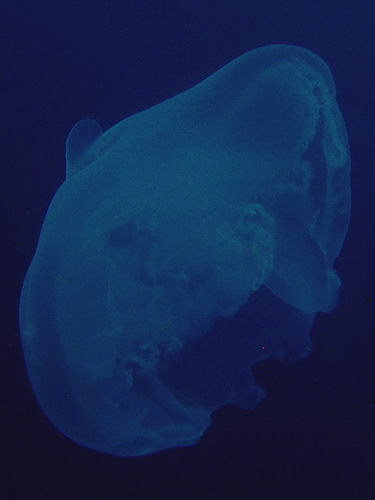
#> input picture Image_Segmentation/images/ILSVRC2012_val_00000063.JPEG, 375 x 500 px; its folder holds only this picture in this run
$ python segmentation.py
#> lines starting #> are read from the running program, lines starting #| are printed output that depends on the picture; after the words box and inside, x2 and y2 are one past the last pixel; in counts of white or black regions, pixels touching at a corner belong together
from skimage.segmentation import slic as skl
from skimage import io
import os
import numpy as np
from PIL import Image
import json
import scipy.io as sio
import copy
import csv
import shutil

IMAGE_PATH = './images'
#IMAGE_PATH = './images/ILSVRC2012_img_val'
INIT_CONTENT_SQL = 'USE AuthenticationDB;\n'

# import groundtruth.txt as array
ground_truth = open('./ILSVRC2012_validation_ground_truth.txt', 'r').read().split('\n')
#> (reads Image_Segmentation/ILSVRC2012_validation_ground_truth.txt from the repository)

# import syn... from meta.mat
meta_mat = sio.loadmat('./meta.mat')['synsets']
#> (reads Image_Segmentation/meta.mat from the repository)

# helper object for dynamic search for class labels in findParentClasses()
visited_nodes = dict()

# runction to find class labels
def findParentClasses(node, currentId):
    children = node['children'][0][0]
    nodeId = node['ILSVRC2012_ID'][0][0][0]
    if (nodeId in visited_nodes.keys()):
        return visited_nodes[nodeId]
    if (currentId in children):
        visited_nodes[nodeId] = True
        return True
    for child in children:
        if(findParentClasses(meta_mat[child-1], currentId) == True):
            return True
    visited_nodes[nodeId] = False
    return False

#for file in sorted(os.listdir(IMAGE_PATH)):
images_csv = open('./synonyms.csv')
#> (reads Image_Segmentation/synonyms.csv from the repository)
images_reader = csv.reader(images_csv, delimiter=',', quotechar='"')
images_list = []
images_dict = {}
for row in images_reader:
    images_list.append(row[0])
    # print(row[0])
    # print(row[1])
    images_dict[row[0]] = row[1].replace('"', '').replace(' ', '').split(',')

# for file in images_list[1:]:
for file in os.listdir(IMAGE_PATH):
    file = file.replace('.JPEG', '')
    print(file + ' starting')

    # loads image as np.ndarray, shape: height x width x 3
    img = io.imread(IMAGE_PATH + '/' + file + '.JPEG')
#> img is the input picture: shape (500, 375, 3); mean R, G, B 18.3, 37.3, 79
    img1 = None
    img2 = None

    print(len(img.shape))
#| 3

    if(len(img.shape)<3):
        img1 = np.array(img, copy=True)
        img2 = np.array(img, copy=True)

    # segments image, outputs 2d array - integer mask indicaing label
    segments = skl(img, n_segments=50, compactness=30, sigma=3)
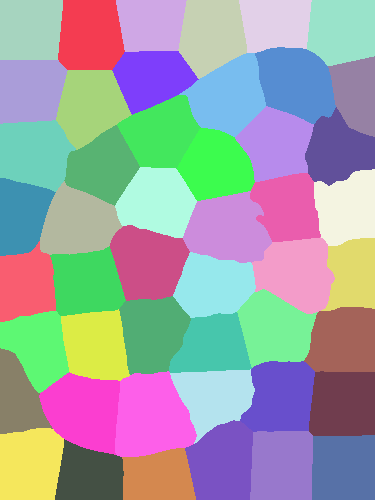
#> segments: shape (500, 375) int64; 48 distinct labels, from 1 to 48; one colour per label, 0 black

    # get dimensions of image
    dim = (segments.shape[0], segments.shape[1])
#> dim = (500, 375)

    # retrieving the amount of segments for the current image (as it might differ from 50)
    numberOfSegments = 0

    for row in segments:
        for column in row:
            numberOfSegments = max(column.max(), numberOfSegments)

    print(numberOfSegments)
    # creating directory for segments per image
    if not os.path.exists('./segments/' + file):
        os.makedirs('./segments/' + file)

    # moves image to new folder
    shutil.copyfile(IMAGE_PATH + '/' + file + '.JPEG', './segments/' + file + '/' + file + '.JPEG')
    # writes segment array to file

    np.savetxt('./segments/' + file + '/' + file + '.txt', segments, fmt='%i')

    # retrieves all labels and class labels for the image and writes image properties to json
    currentObject = meta_mat[int(ground_truth[int(file[-8:])-1])-1]

    label = dict()
    label2 = list()
    for word in currentObject['words'][0][0].split(', '):
        label[word] = int(currentObject['wordnet_height'][0][0][0])

    visited_nodes = dict()

    print('######### START ##########')
    for i in range(1000, meta_mat.size):
        currentParent = meta_mat[i]
        if (findParentClasses(currentParent, currentObject['ILSVRC2012_ID'][0][0][0]) == True):
            for word in currentParent['words'][0][0].split(', '):
                label[word] = int(currentParent['wordnet_height'][0][0][0])

    for key, value in label.items():
        label2.append({'label': key, 'wordnet height': value})

    print(label)
    print(label2)

    jsoutput = {
        'dimensions': {
        	'height': dim[0],
        	'width': dim[1],
            'label': label2,
            'annotation': currentObject['gloss'][0][0],
            'synonyms': images_dict[file]
        }
    }

    with open('./segments/' + file + '/' + file + '.json', "w") as write_file:
        json.dump(jsoutput, write_file)

    # alpha channel for red boundaries layer
    alpha_channel_boundaries = np.zeros(dim)

    # layer for red boundaries
    img_red = np.zeros(dim)
    img_red1 = np.zeros(dim)
    img_red2 = np.zeros(dim)

    # writing SQL load script
    INIT_CONTENT_SQL += "CALL AddImage('Image', '{}', '1', '{}', @TalkId);\n".format(file, ', '.join(images_dict[file]))

    # setting pixels to opact regarding their segment
    for s in range(numberOfSegments+1):

        # create alpha layer, init to 0
        alpha_channel = np.zeros(dim)

        for h in range(dim[0]):
            for w in range(dim[1]):
                if (segments[h, w] == s):
                    # count = count + 1
                    alpha_channel[h, w] = 255
                if ((h-1 >= 0 and h+1 < dim[0] and w-1 >= 0 and w+1 < dim[1]) and (h== 0 or w == 0 or h == dim[0] or w == dim[1] or segments[h, w] != segments[h-1, w] or segments[h, w] != segments[h+1, w] or segments[h, w] != segments[h, w-1] or segments[h, w] != segments[h, w+1])):
                    img_red[h, w] = 255
                    img_red1[h, w] = 0
                    img_red2[h, w] = 0
                    alpha_channel_boundaries[h, w] = 255


        # joining rgb and alpha layer and writing result to file
        if (len(img.shape) > 2):
            result = np.dstack((img, alpha_channel))
        else:
            result = np.dstack((img, img1, img2, alpha_channel))
        result = result.astype(np.uint8)
        result = Image.fromarray(result, 'RGBA')
        result.save('./segments/' + file + '/' + file + '_segment_' + str(s) + '.png')

        result_boundaries = np.dstack((img_red, img_red1, img_red2, alpha_channel_boundaries))
        result_boundaries = result_boundaries.astype(np.uint8)
        result_boundaries = Image.fromarray(result_boundaries, 'RGBA')
        result_boundaries.save('./segments/' + file + '/' + file + '_segment_boundaries.png')
#> this loop made 49 passes
#> pass 1, `result_boundaries = Image.fromarray(result_boundaries, 'RGBA')`:
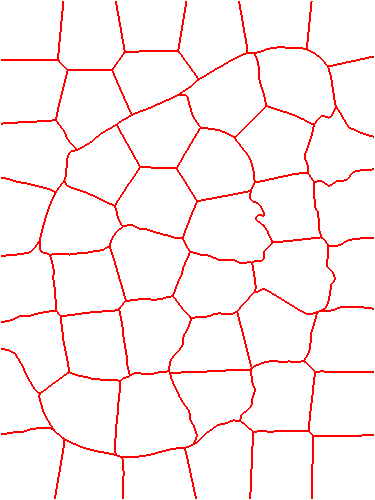
#> result_boundaries: PIL image 375x500 RGBA; mean R, G, B, A 12.8, 0, 0, 12.8; transparent parts drawn white
#> pass 2, `result = np.dstack((img, alpha_channel))`:
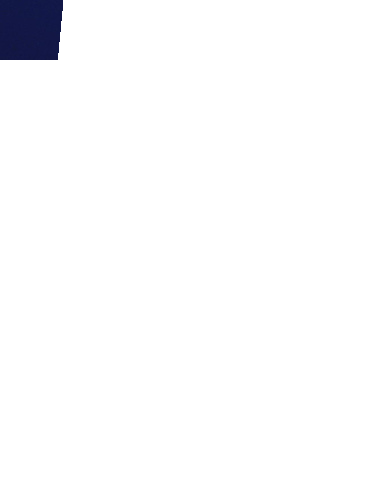
#> result: shape (500, 375, 4) float64; mean R, G, B, A 18.3, 37.3, 79, 4.9; transparent parts drawn white
#> after the loop:
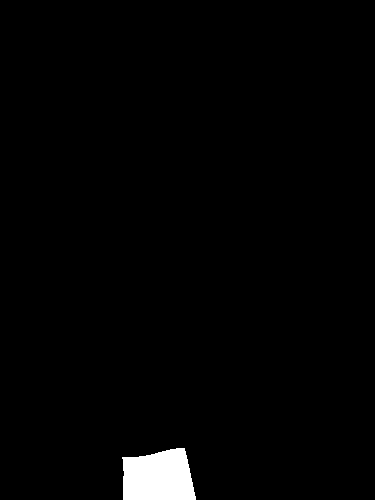
#> alpha_channel: shape (500, 375) float64; 1.7% white; 1 white region, box (x1, y1, x2, y2) and area: (122, 448, 196, 500) 3200
#> after the loop:
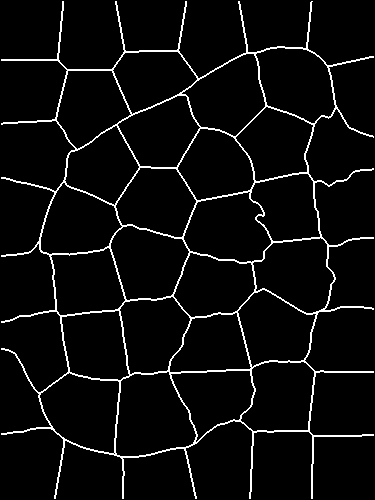
#> alpha_channel_boundaries: shape (500, 375) float64; 5% white in thin lines or dots
#> after the loop: img_red1: shape (500, 375) float64; every value is 0
#> after the loop:
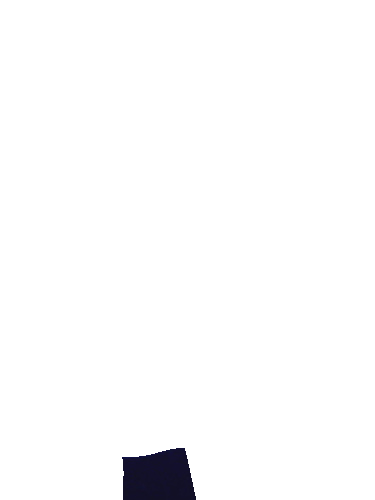
#> result: PIL image 375x500 RGBA; mean R, G, B, A 18.3, 37.3, 79, 4.4; transparent parts drawn white


    print('./segments/' + file + ' done')

# writing sql load script to file
f = open("./init_content.sql", "w")
f.write(INIT_CONTENT_SQL)
f.close()
